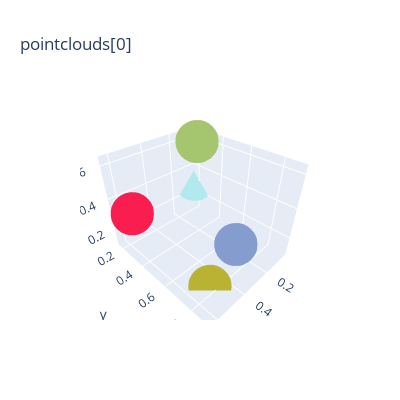
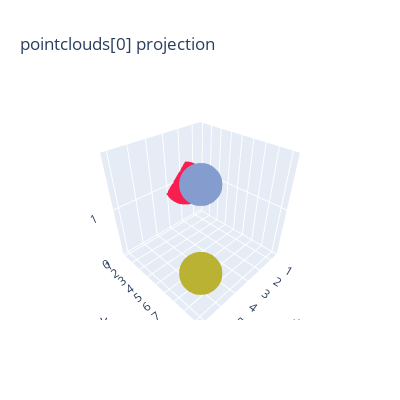

Notebook source saved alongside these figures, in order:
### Markdown cell above
# Pinhole camera projection
`Pointclouds` can be projected onto a 2-d plane given the intrinsics matrix using the `Pointclouds.pinhole_projection(intrinsics)` method.

### Code cell
import plotly.graph_objects as go
torch.manual_seed(0)

def custom_plotly_viz(pointclouds, title):
    fig = go.Figure(pointclouds.plotly(0, as_figure=False, point_size=15))
    fig.update_layout(title=title, autosize=False, height=400, width=400)
    fig.show()

# initalize Pointclouds
pointclouds = Pointclouds(points=torch.rand(2, 5, 3),
                          normals=torch.rand(2, 5, 3),
                          colors=torch.rand(2, 5, 3))

# pinhole projection
fx, fy = 1., 1.
cx, cy = 0.5, 0.5
intrinsics = torch.tensor(
    [
     [fx, 0, cx, 0],
     [0, fy, cy, 0],
     [0, 0, 1, 0],
     [0, 0, 0, 1]
    ]
)
pointclouds1 = pointclouds.pinhole_projection(intrinsics)

# visualizations
custom_plotly_viz(pointclouds, "pointclouds[0]")
custom_plotly_viz(pointclouds1, "pointclouds[0] projection")

### Figure 1 — Plotly figure (JSON) as saved in the notebook; plotly's stock layout.template omitted (floating-point values rounded to 4 significant figures)
{"data": [{"marker": {"color": [[185, 178, 51], [166, 197, 111], [132, 157, 206], [249, 29, 80], [177, 233, 238]], "size": 15}, "mode": "markers", "type": "scatter3d", "x": [0.4963, 0.132, 0.4901, 0.6323, 0.02233], "y": [0.7682, 0.3074, 0.8964, 0.3489, 0.1689], "z": [0.08848, 0.6341, 0.4556, 0.4017, 0.2939]}], "layout": {"autosize": false, "height": 400, "title": {"text": "pointclouds[0]"}, "width": 400}}

### Figure 2 — Plotly figure (JSON) as saved in the notebook; plotly's stock layout.template omitted (floating-point values rounded to 4 significant figures)
{"data": [{"marker": {"color": [[185, 178, 51], [166, 197, 111], [132, 157, 206], [249, 29, 80], [177, 233, 238]], "size": 15}, "mode": "markers", "type": "scatter3d", "x": [6.109, 0.7082, 1.576, 2.074, 0.576], "y": [9.183, 0.9848, 2.467, 1.369, 1.075], "z": [1, 1, 1, 1, 1]}], "layout": {"autosize": false, "height": 400, "title": {"text": "pointclouds[0] projection"}, "width": 400}}
